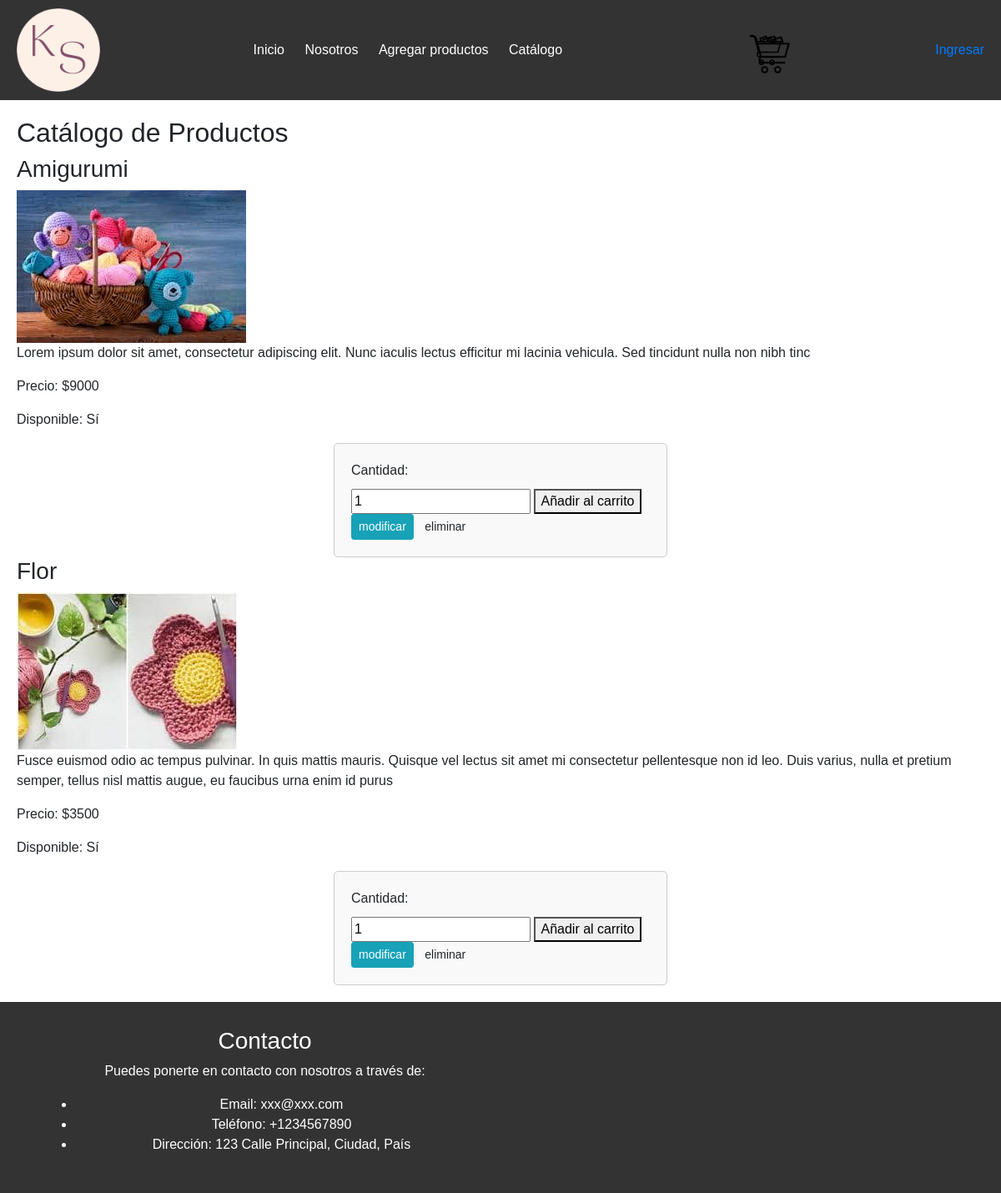
Page /listar-producto/ on the committed database.
### app/models.py (models this page shows, shortened)
class Producto(models.Model):
    nombre = models.CharField(max_length=200)
    desc = models.TextField()
    fecha_crea = models.DateTimeField(default=timezone.now)
    precio = models.PositiveIntegerField()
    disp = models.BooleanField(default=True)
    img_prod = models.ImageField(default='')

### app/views.py (the view)
# urls.py: path('listar-producto/', listar_productos, name='listar_producto'),
def listar_productos(request):
    productos = Producto.objects.all()
    form = AgregarProductoForm()
    return render(request, 'app/CRUD/listar.html', {'productos':productos, 'form':form})

### app/forms.py
class AgregarProductoForm(forms.Form):
    cantidad = forms.IntegerField(min_value=1, label='Cantidad', widget=forms.NumberInput(attrs={'class': 'form-control'}))

### app/templates/app/CRUD/listar.html (shortened to what this page needs)
{% extends "app/base.html" %}
{% block contenido %}
<h2>Catálogo de Productos</h2>
<div class="catalogo">
    {% for producto in productos %}
    <div class="producto">
        <h3>{{ producto.nombre }}</h3>
        <img src="{{ producto.img_prod.url }}" alt="Imagen de {{ producto.nombre }}">
        <p>{{ producto.desc }}</p>
        <p>Precio: ${{ producto.precio }}</p>
        <p>Disponible: {{ producto.disp|yesno:"Sí,No" }}</p>
        <form method="post" action="{% url 'agregar_al_carrito' producto.id %}">
            <label for="cantidad">Cantidad:</label>
            <input type="number" name="cantidad" id="cantidad" min="1" value="1">
            <button type="submit">Añadir al carrito</button>
            <a href="{% url 'modificar_producto' producto.id %}" class="btn btn-info btn-sm">modificar</a>
            <a href="{% url 'eliminar_producto' producto.id  %}" class="btn btn-dager btn-sm">eliminar</a>
        </form>
    </div>
    {% endfor %}
</div>
{% endblock %}

### app/templates/app/base.html (shortened to what this page needs)
<!DOCTYPE html>
<html lang="es">
<head>
    <link rel="stylesheet" href="https://stackpath.bootstrapcdn.com/bootstrap/4.3.1/css/bootstrap.min.css"
>
    {% load static %}
    <link rel="stylesheet" href="{% static 'app/css/style.css' %}">
</head>
<body>
    <header>
        <nav>
            <div class="logo">
                <img src="{% static 'app/img/logo_cr.png' %}" alt="Logo de la tienda">
            </div>
            <ul class="menu">
                <li><a href="{% url 'home' %}">Inicio</a></li>
                <li><a href="{% url 'nosotros' %}">Nosotros</a></li>
                <li><a href="{% url 'agregar_producto' %}">Agregar productos</a></li>
                <li><a href="{% url 'listar_producto' %}">Catálogo</a></li>
            </ul>
            <div class="user-actions">
                <a href="{% url 'carrito' %}" class="cart-button float-end">
                    <div class="carrito float-end">
                        <img src="{% static 'app/img/carrito.png' %}" alt="Icono de carrito">
                    </div>
                </a>
            </div>
            <div>
                <div class="sign_in_out float-end">
                    {% if request.user.is_authenticated %}
                        <a href="{% url 'salir' %}">Cerrar sesión</a>
                    {% else %}
                        <a href="{% url 'login' %}">Ingresar</a>
                    {% endif %}
                </div>
            </div>
        </nav>
    </header>
    <main>
        {% block contenido %}
        {% endblock %}
    </main>
    <footer>
        <div class="container">
            <div class="row">
                <div class="col-md-6">
                    <h3>Contacto</h3>
                    <p>Puedes ponerte en contacto con nosotros a través de:</p>
                    <ul>
                        <li>Email: xxx@xxx.com</li>
                        <li>Teléfono: +1234567890</li>
                        <li>Dirección: 123 Calle Principal, Ciudad, País</li>
                    </ul>
                </div>
            </div>
        </div>
    </footer>
</body>
</html>

### app/static/app/css/style.css (style rules this page uses)
body { font-family: Arial, sans-serif; margin: 0; padding: 0; }
header { background-color: #333; color: #fff; padding: 10px 0; }
nav { display: flex; justify-content: space-between; align-items: center; padding: 0 20px; }
.logo img { max-width: 100px; }
.carrito img { max-width: 50px; }
.menu { list-style-type: none; margin: 0; padding: 0; }
.menu li { display: inline; margin-right: 20px; }
.menu li a { color: #fff; text-decoration: none; }
.user-actions a { color: #fff; text-decoration: none; margin-left: 20px; }
main { padding: 20px; }
footer { background-color: #333; color: #fff; text-align: center; padding: 10px 0; }
.cart-button { display: inline-block; width: 40px; height: 40px; background-image: url('carrito.png'); background-size: cover; background-repeat: no-repeat; background-position: center; border: none; cursor: pointer; }
form { max-width: 400px; margin-left: auto; margin-right: auto; padding: 20px; background-color: #f9f9f9; border: 1px solid #ccc; border-radius: 5px; }
form label { display: block; margin-bottom: 10px; }
.container { margin: 0 auto; padding: 20px; }

### rows in the picture
Producto: nombre "Amigurumi", img_prod (picture), desc "Lorem ipsum dolor sit amet, consectetur adipiscing elit. Nunc iaculis lectus efficitur mi lacinia vehicula. Sed tincidunt nulla non nibh tinc", precio "9000", disp "Sí"
Producto: nombre "Flor", img_prod (picture), desc "Fusce euismod odio ac tempus pulvinar. In quis mattis mauris. Quisque vel lectus sit amet mi consectetur pellentesque non id leo. Duis varius, nulla et pretium semper, tellus nisl mattis augue, eu faucibus urna enim id purus", precio "3500", disp "Sí"
